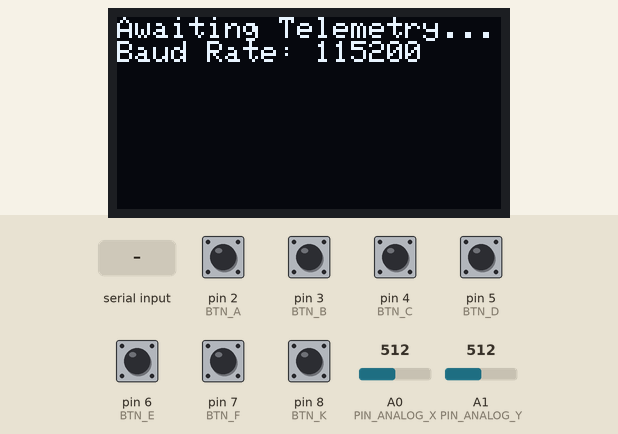
Bench run of a sketch on a simulated Arduino Uno, built with avr-gcc and run on an emulated ATmega328P. Shown: 128×64 one-colour display. The test bench sets the inputs (shaded band); at power-on: pin 2 (BTN_A), pin 3 (BTN_B), pin 4 (BTN_C), pin 5 (BTN_D), pin 6 (BTN_E), pin 7 (BTN_F), pin 8 (BTN_K) HIGH, A0 (PIN_ANALOG_X) = 512, A1 (PIN_ANALOG_Y) = 512. The display library's start-up logo is not drawn; what the sketch prints to the serial monitor is not drawn.

Above: at 2.8 s.
2.9 s: "1\n" received over Serial
At 3.8 s:
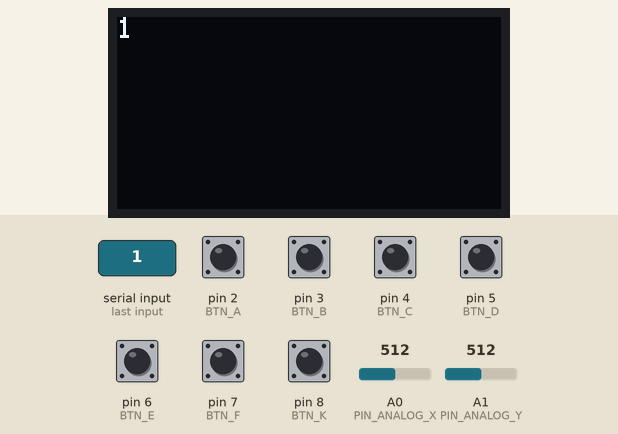
4.4 s: A0 (PIN_ANALOG_X) set to 529
7.4 s: "0\n" received over Serial
At 8.3 s:
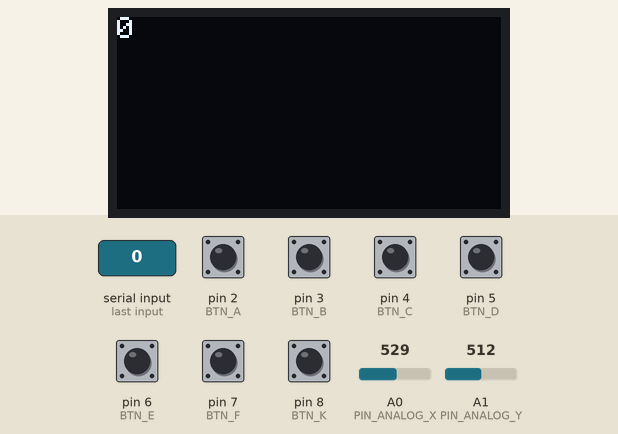
8.9 s: "2\n" received over Serial
10.4 s: A1 (PIN_ANALOG_Y) set to 105
13.4 s: A1 (PIN_ANALOG_Y) set to 90
Timing chart, 0 to 16.3 s (numbered marks = the images above; inputs shaded):
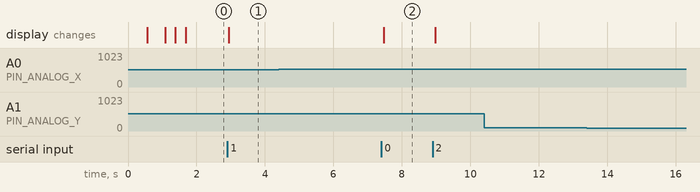

Measured:
- after the input at 2.9 s, the display: changes at once (image 1)
- after the input at 4.4 s, every drawn part: stays the same
- after the input at 7.4 s, the display: changes after 0.07 s (image 2)
- after the input at 10.4 s, every drawn part: stays the same
- after the input at 13.4 s, every drawn part: stays the same

The sketch:

arduino-remote-hw.ino
```cpp
#include <Wire.h>
#include <Adafruit_GFX.h>
#include <Adafruit_SSD1306.h>

#define SCREEN_WIDTH 128 // OLED display width, in pixels
#define SCREEN_HEIGHT 64 // OLED display height, in pixels

#define BAUD_RATE 115200

// Arduino Uno
// Digital inputs
#define BTN_A 2
#define BTN_B 3
#define BTN_C 4
#define BTN_D 5
#define BTN_E 6
#define BTN_F 7
#define BTN_K 8
// Analog inputs
#define PIN_ANALOG_X 0
#define PIN_ANALOG_Y  1

#define ANALOG_MAX 1024ULL
#define ANALOG_DEADZONE_AMOUNT 6
#define ANALOG_DEADZONE_UPPER (ANALOG_MAX / 2) + ANALOG_DEADZONE_AMOUNT
#define ANALOG_DEADZONE_LOWER (ANALOG_MAX / 2) - ANALOG_DEADZONE_AMOUNT

// I2C to display
// SDA A4 (orange)
// SCL A5 (yellow)
// SSD1306 I2C address 0x3C
#define OLED_RESET     -1 // Reset pin # (or -1 if sharing Arduino reset pin)
#define SCREEN_ADDRESS 0x3C ///< See datasheet for Address; 0x3D for 128x64, 0x3C for 128x32

Adafruit_SSD1306 display(SCREEN_WIDTH, SCREEN_HEIGHT, &Wire, OLED_RESET);

#define CHARS_PER_LINE 21u // in font size 1
#define LINES_PER_SCREEN 8u
#define CHARS_PER_SCREEN CHARS_PER_LINE * LINES_PER_SCREEN
char INPUT_BUF[CHARS_PER_SCREEN]; // buffer for processing serial input, defines max message size

void setup() {
  // put your setup code here, to run once:
  Serial.begin(BAUD_RATE);
  delay(500); // wait for display

  clearInputBuf();

  // setup buttons as inputs
  pinMode(BTN_A, INPUT_PULLUP);
  pinMode(BTN_B, INPUT_PULLUP);
  pinMode(BTN_C, INPUT_PULLUP);
  pinMode(BTN_D, INPUT_PULLUP);
  pinMode(BTN_E, INPUT_PULLUP);
  pinMode(BTN_F, INPUT_PULLUP);
  pinMode(BTN_K, INPUT_PULLUP);

  // NOTE may want to skip display if not plugged in!

  // WARNING this allocates 1024 bytes of runtime local vars to store display contents that we need to keep space for
  // SSD1306_SWITCHCAPVCC = generate display voltage from 3.3V internally
  if(!display.begin(SSD1306_SWITCHCAPVCC, SCREEN_ADDRESS)) {
    Serial.println(F("SSD1306 allocation failed"));
    for(;;); // Don't proceed, loop forever
  }

  // Show initial display buffer contents on the screen --
  // the library initializes this with an Adafruit splash screen (delete to save flash space if needed?).
  display.display();
  delay(500); // splash screen display

  display.clearDisplay();
  display.setTextSize(1);             // Normal 1:1 pixel scale
  display.setTextColor(SSD1306_WHITE);        // Draw white text
  display.setCursor(0,0);             // Start at top-left corner (pixels)
  display.println(F("Hello, world from Joe!")); // text wraps automatically, 21 chars per line

  // Show the display buffer on the screen. You MUST call display() after
  // drawing commands to make them visible on screen!
  display.display();


  delay(250); // splash screen display


  //* test all chars working
  // NOTE byte=unsigned char 0 to 255, char=-128 to 127
  for (byte i=0;i<sizeof(INPUT_BUF);i++){
    INPUT_BUF[i]='x';
  }
  printInputBuf();
  clearInputBuf();
  delay(250);
  //*/

  display.clearDisplay();
  display.setCursor(0,0);             // Start at top-left corner (pixels)
  display.println(F("Awaiting Telemetry...\nBaud Rate: 115200"));
  display.display();
}

unsigned short btn_state = 0;
unsigned short prev_btn_state = 0;

byte all_analog_in_deadzone = 0;
byte prev_all_analog_in_deadzone = 0;

unsigned short x_val = 100;
unsigned short y_val = 200;

byte first_time = 1;

void loop() {
  // put your main code here, to run repeatedly:
  char c;
  byte index = 0;

  while(1){

    if (Serial.available() > 0){
      // process received char
      c = Serial.read();
      if (index < sizeof(INPUT_BUF)){ // then it will fit
        if (c != '\n'){
          INPUT_BUF[index] = c; // save to message buffer unless newline, which triggers display
          index++;
        }
      }
      if (c == '\n'){
          // print to screen
        printInputBuf();
        index = 0;
        clearInputBuf();
      }
    }

    // Save previous state for looking for state change
    prev_btn_state = btn_state;
    prev_all_analog_in_deadzone = all_analog_in_deadzone;

    // Load current state from I/O
    // Buttons are active low, 1=IDLE, 0=PRESSED
    btn_state = 0;
    for(byte i=BTN_A;i<=BTN_K;i++){
      btn_state |= digiReadAlign(i);
    }

    x_val = analogRead(PIN_ANALOG_X);
    y_val = analogRead(PIN_ANALOG_Y);

    btn_state = ~btn_state; // invert to make status reporting active high
    all_analog_in_deadzone = !(x_val > ANALOG_DEADZONE_UPPER || x_val < ANALOG_DEADZONE_LOWER || y_val > ANALOG_DEADZONE_UPPER || y_val < ANALOG_DEADZONE_LOWER);

    if (!all_analog_in_deadzone || !prev_all_analog_in_deadzone || btn_state != prev_btn_state || first_time == 1){
      // Open JSON
      Serial.print(F("{"));
      Serial.print(F("\"screen\" : {\"type\" : \"txt\", \"w\" : 21, \"h\" : 8},"));
      Serial.print(F("\"btn\" : {"));

      printButtonJSON("A", BTN_A, true);
      printButtonJSON("B", BTN_B, true);
      printButtonJSON("C", BTN_C, true);
      printButtonJSON("D", BTN_D, true);
      printButtonJSON("E", BTN_E, true);
      printButtonJSON("F", BTN_F, true);
      printButtonJSON("K", BTN_K, false);
      Serial.print(F("},"));

      Serial.print(F("\"analog\" : {"));
      printAnalogJSON("X", x_val, true);
      printAnalogJSON("Y", y_val, false);
      Serial.print(F("}"));

      // close JSON
      Serial.println(F("}"));
      first_time = 0;
    }
  }
}

unsigned short digiReadAlign(byte pin){
  return digitalRead(pin) << pin;
}

void printButtonJSON(const char* input_name, byte pos, bool add_comma){
  Serial.print(F("\""));
  Serial.print(input_name);
  Serial.print(F("\" : "));
  Serial.print((btn_state & (1<<pos))>>pos, DEC);
  if (add_comma){
    Serial.print(F(","));
  }
}

void printAnalogJSON(const char* input_name, unsigned short val, bool add_comma){
  Serial.print(F("\""));
  Serial.print(input_name);
  Serial.print(F("\" : {\"val\" : "));
  Serial.print(val, DEC);
  Serial.print(F(", \"min\" : 0, \"max\" : 1023}"));
  if (add_comma){
    Serial.print(F(","));
  }
}

void printInputBuf(){
  display.clearDisplay();
  display.setCursor(0,0);             // Start at top-left corner (pixels)
  display.print(INPUT_BUF); // text wraps automatically
  display.display();
}

int clearInputBuf(){
  for (byte i=0;i<sizeof(INPUT_BUF);i++){
    INPUT_BUF[i]=' ';
  }
}
```
